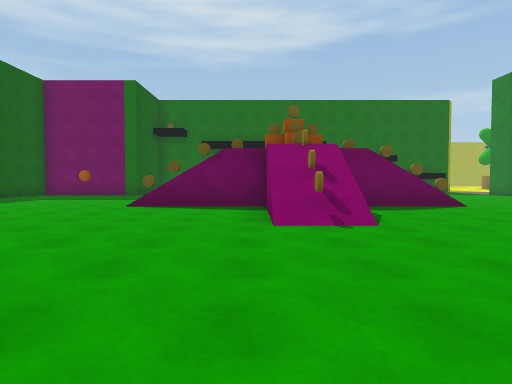
view 1 (above)

24 first-person views from a walk through a 3-D level made in the Unity game engine. The camera is 1.3 m above the floor, tilts 2° down and sees 75° across. The floor is counted in squares, 2 m on a side. Each view is taken from the middle of a square. On the plan, view 1 faces up. The plan holds only what a view shows up to about 10 squares ahead; the rest is blank. The place goes on beyond the plan. The player character is not drawn. Some surface patterns are stand-ins.

view 2
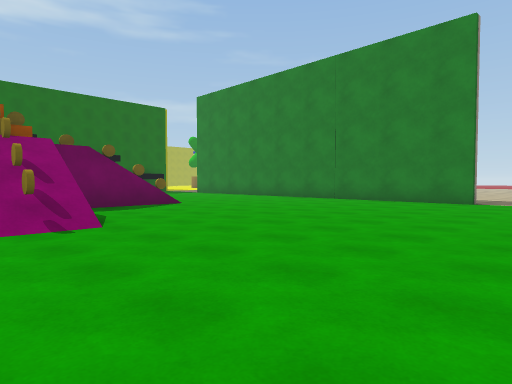

view 3
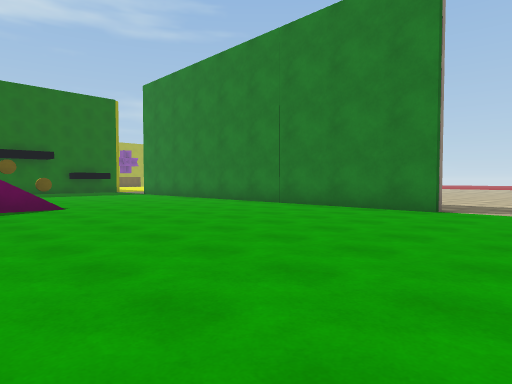

view 4
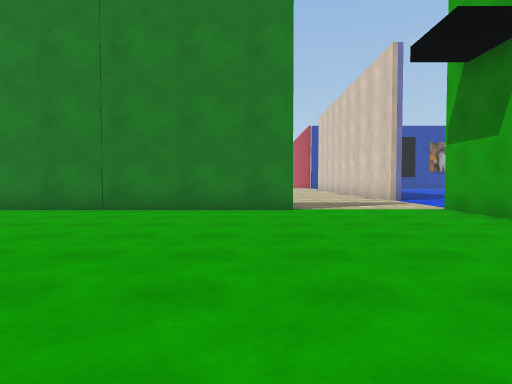

view 5
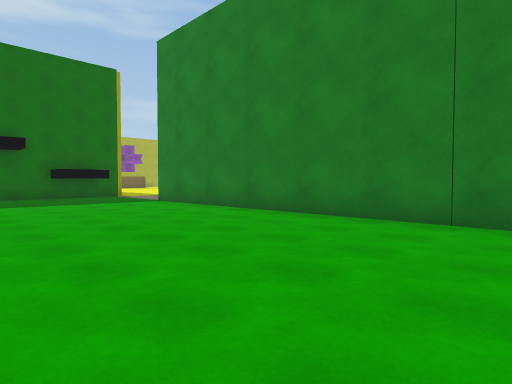

view 6
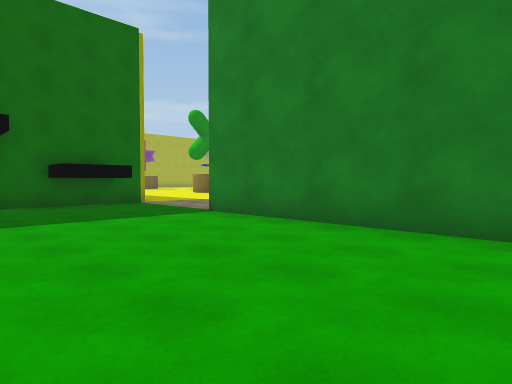

view 7
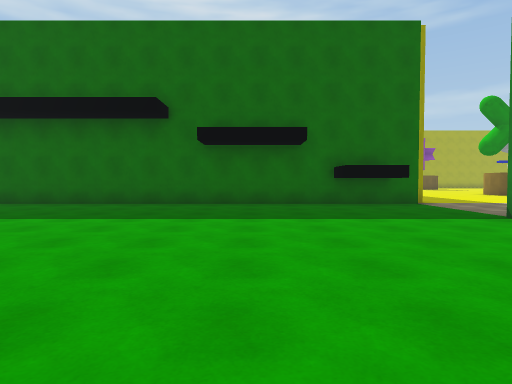

view 8
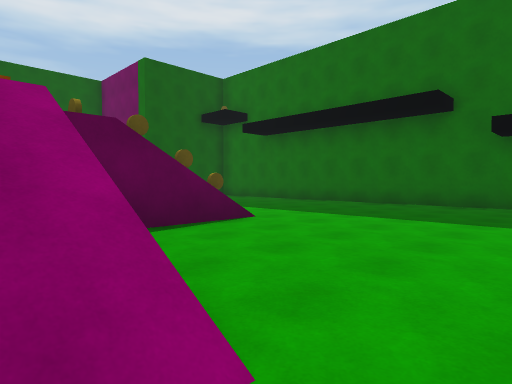

view 9
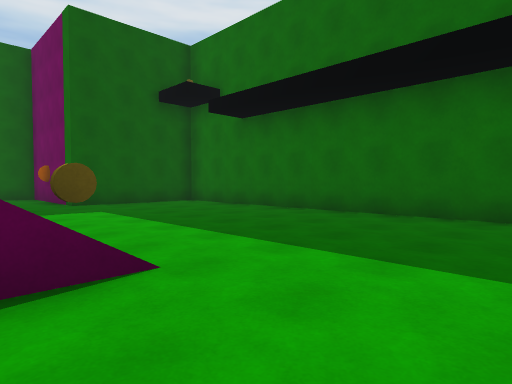

view 10
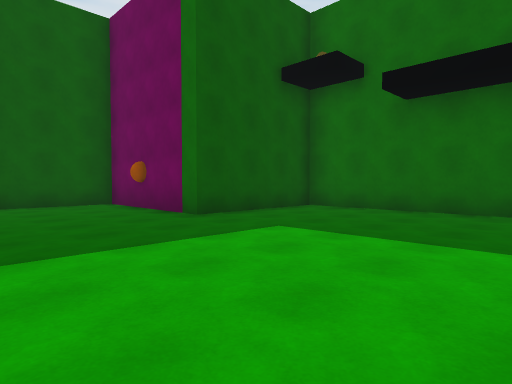

view 11
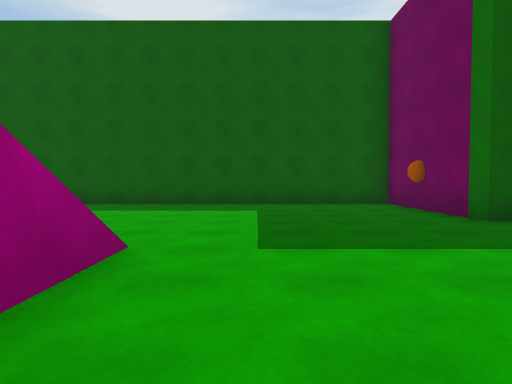

view 12
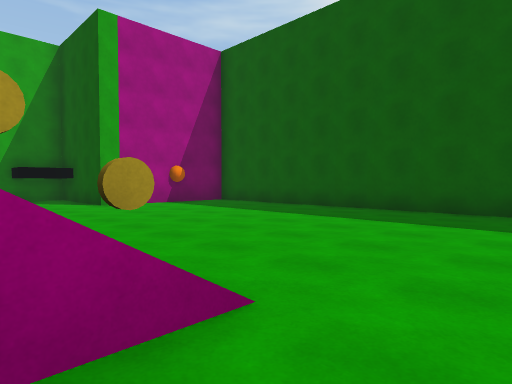

view 13
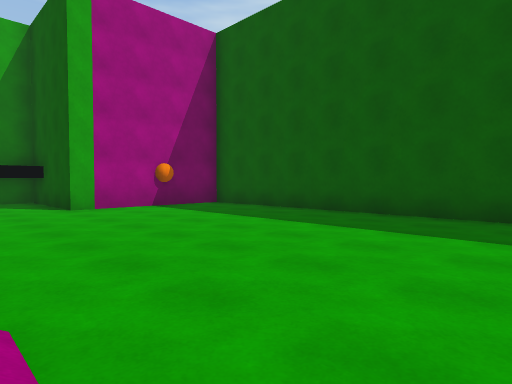

view 14
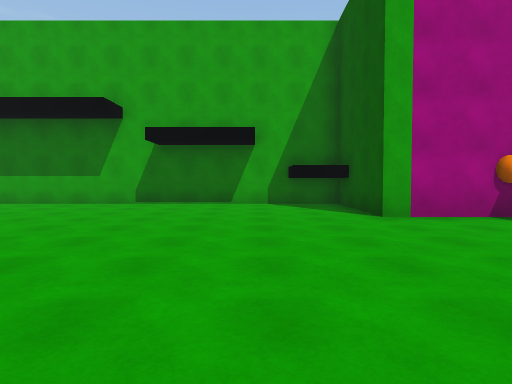

view 15
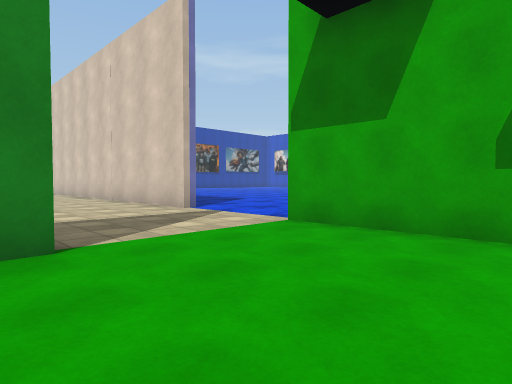

view 16
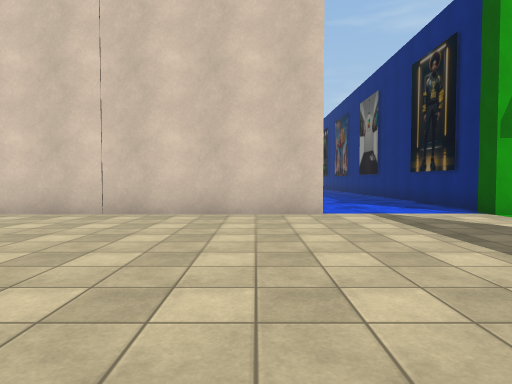

view 17
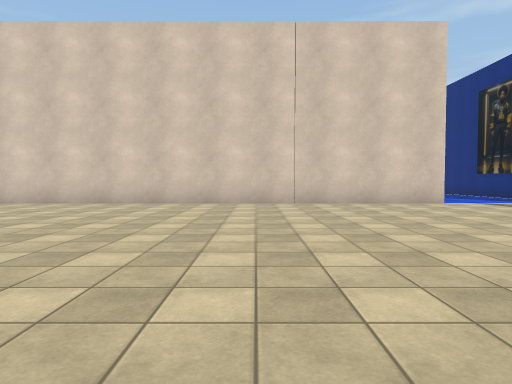

view 18
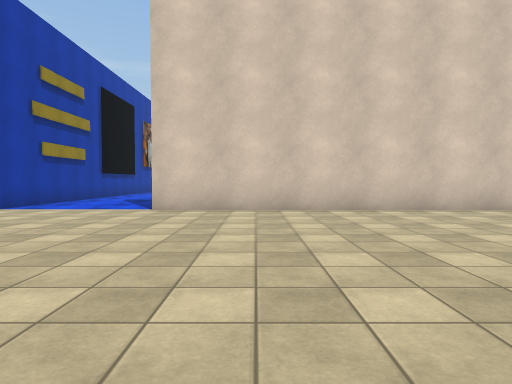

view 19
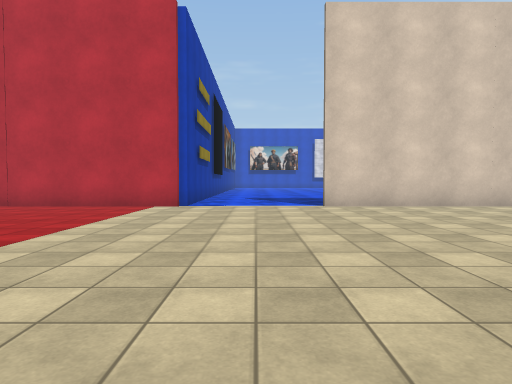

view 20
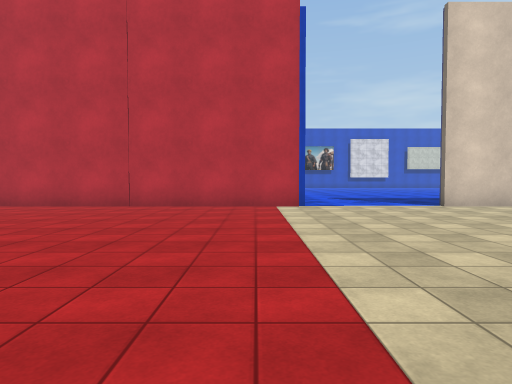

view 21
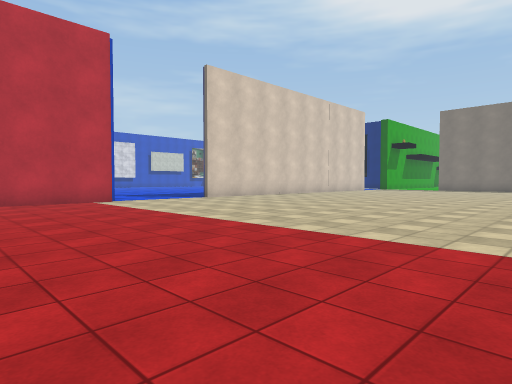

view 22
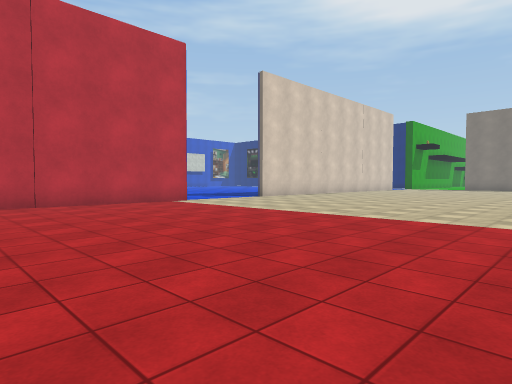

view 23
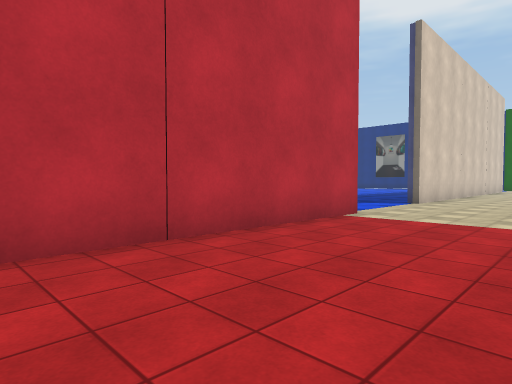

view 24
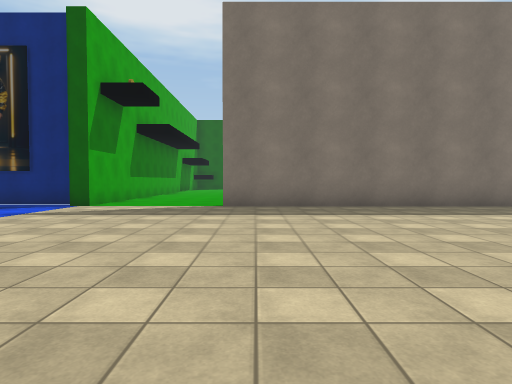

### Floor plan
Key: @ floor where view 1 was taken; # wall or solid block; x gap in a wall; . main floor; : floor 3 m higher than the main floor; = window, fence, low wall or low ledge; ≈ water the walk keeps out of; O other object.
Columns run from 10 left of view 1 to 36 right of it. Each row starts with its distance up from view 1.
 19     #################...
 18     #..............#....
 17     #..................
 16     #.................
 15 #####.................
 14 #....................#
 13 #..........O.........#
 12 #..........O.........#
 11 #..........O.........#
 10 #......... O.........#
  9 #......OOO=O:OOO.....#.                 .....
  8 #..........O.........#..     .    .............
  7 #..........O.........#...   ... ...............
  6 #..........O.........#.........................
  5 #..........O.........#.........................
  4 #....................#.........................
  3 #....................#........................
  2 #####..........................................
  1     #..........................................
  0     ###...@....................................
 -1      ##........  ..............................
 -2       #########   ###≈≈≈x###########x≈≈≈#######
 -3                     #≈≈≈≈≈          ≈≈≈≈#
 -4                     #≈≈≈≈            ≈≈≈#

Where each view was taken, in squares from view 1:
view 1: 0 up, 0 right, facing up
view 2: 0 up, 0 right, facing up-right
view 3: 0 up, 3 right, facing up-right
view 4: 3 up, 3 right, facing right
view 5: 5 up, 5 right, facing up-right
view 6: 9 up, 6 right, facing up-right
view 7: 9 up, 6 right, facing up
view 8: 9 up, 6 right, facing up-left
view 9: 12 up, 4 right, facing up-left
view 10: 11 up, 0 right, facing up-left
view 11: 11 up, 0 right, facing left
view 12: 11 up, 2 left, facing down-left
view 13: 10 up, 3 left, facing down-left
view 14: 8 up, 3 left, facing down
view 15: 3 up, 7 right, facing down-right
view 16: 5 up, 15 right, facing down
view 17: 8 up, 19 right, facing down
view 18: 6 up, 24 right, facing down
view 19: 7 up, 28 right, facing down
view 20: 7 up, 31 right, facing down
view 21: 9 up, 34 right, facing down-left
view 22: 8 up, 36 right, facing down-left
view 23: 2 up, 36 right, facing down-left
view 24: 3 up, 19 right, facing left
